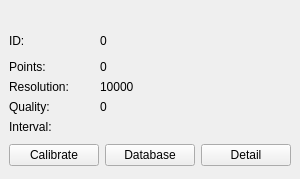
<?xml version="1.0" encoding="UTF-8"?>
<ui version="4.0">
 <class>snowgui::calibrationwidget</class>
 <widget class="QWidget" name="snowgui::calibrationwidget">
  <property name="geometry">
   <rect>
    <x>0</x>
    <y>0</y>
    <width>300</width>
    <height>179</height>
   </rect>
  </property>
  <property name="minimumSize">
   <size>
    <width>300</width>
    <height>0</height>
   </size>
  </property>
  <property name="maximumSize">
   <size>
    <width>300</width>
    <height>16777215</height>
   </size>
  </property>
  <property name="windowTitle">
   <string>Form</string>
  </property>
  <layout class="QVBoxLayout" name="verticalLayout">
   <property name="leftMargin">
    <number>0</number>
   </property>
   <property name="topMargin">
    <number>0</number>
   </property>
   <property name="rightMargin">
    <number>0</number>
   </property>
   <property name="bottomMargin">
    <number>0</number>
   </property>
   <item>
    <widget class="QWidget" name="widget" native="true">
     <property name="minimumSize">
      <size>
       <width>0</width>
       <height>125</height>
      </size>
     </property>
     <property name="maximumSize">
      <size>
       <width>16777215</width>
       <height>90</height>
      </size>
     </property>
     <layout class="QGridLayout" name="gridLayout">
      <item row="2" column="1">
       <widget class="QLabel" name="resolutionField">
        <property name="text">
         <string>10000</string>
        </property>
       </widget>
      </item>
      <item row="1" column="0">
       <widget class="QLabel" name="numberLabel">
        <property name="text">
         <string>Points:</string>
        </property>
       </widget>
      </item>
      <item row="1" column="1">
       <widget class="QLabel" name="numberField">
        <property name="text">
         <string>0</string>
        </property>
       </widget>
      </item>
      <item row="0" column="2">
       <widget class="snowgui::CalibrationDisplayWidget" name="calibrationdisplayWidget" native="true">
        <property name="minimumSize">
         <size>
          <width>100</width>
          <height>100</height>
         </size>
        </property>
        <property name="maximumSize">
         <size>
          <width>100</width>
          <height>100</height>
         </size>
        </property>
       </widget>
      </item>
      <item row="0" column="0">
       <widget class="QLabel" name="calibrationIDLabel">
        <property name="text">
         <string>ID:</string>
        </property>
       </widget>
      </item>
      <item row="3" column="1">
       <widget class="QLabel" name="qualityField">
        <property name="text">
         <string>0</string>
        </property>
       </widget>
      </item>
      <item row="0" column="1">
       <widget class="QLabel" name="calibrationIDField">
        <property name="text">
         <string>0</string>
        </property>
        <property name="alignment">
         <set>Qt::AlignLeading|Qt::AlignLeft|Qt::AlignVCenter</set>
        </property>
       </widget>
      </item>
      <item row="2" column="0">
       <widget class="QLabel" name="resolutionLabel">
        <property name="text">
         <string>Resolution:</string>
        </property>
       </widget>
      </item>
      <item row="3" column="0">
       <widget class="QLabel" name="qualityLabel">
        <property name="text">
         <string>Quality:</string>
        </property>
       </widget>
      </item>
      <item row="4" column="0">
       <widget class="QLabel" name="intervalLabel">
        <property name="text">
         <string>Interval:</string>
        </property>
       </widget>
      </item>
      <item row="4" column="1">
       <widget class="QLabel" name="intervalField">
        <property name="text">
         <string/>
        </property>
       </widget>
      </item>
     </layout>
    </widget>
   </item>
   <item>
    <widget class="QWidget" name="buttonWidget" native="true">
     <property name="maximumSize">
      <size>
       <width>16777215</width>
       <height>44</height>
      </size>
     </property>
     <layout class="QHBoxLayout" name="horizontalLayout">
      <item>
       <widget class="QPushButton" name="calibrateButton">
        <property name="text">
         <string>Calibrate</string>
        </property>
       </widget>
      </item>
      <item>
       <widget class="QPushButton" name="databaseButton">
        <property name="text">
         <string>Database</string>
        </property>
       </widget>
      </item>
      <item>
       <widget class="QPushButton" name="detailButton">
        <property name="text">
         <string>Detail</string>
        </property>
       </widget>
      </item>
     </layout>
    </widget>
   </item>
  </layout>
 </widget>
 <customwidgets>
  <customwidget>
   <class>snowgui::CalibrationDisplayWidget</class>
   <extends>QWidget</extends>
   <header location="global">CalibrationDisplayWidget.h</header>
   <container>1</container>
  </customwidget>
 </customwidgets>
 <resources/>
 <connections/>
</ui>
